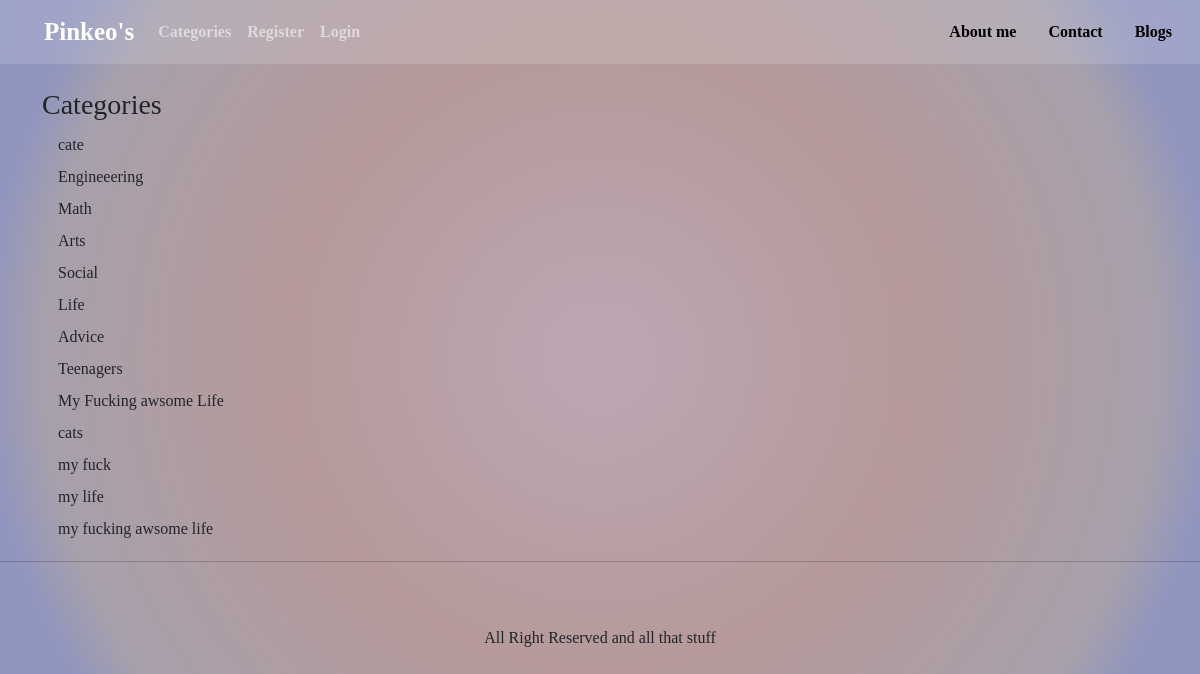
The page /category-list/ on the database its author committed.
### hi/models.py (models this page shows, shortened)
class Category(models.Model):
	name = models.CharField(max_length=255)
	def  __str__(self):
		return self.name

### hi/views.py (the view)
# urls.py: path('category-list/', CategoryListView, name = 'category-list'),
def CategoryListView(request):
	category_menu_list = Category.objects.all()
	return render(request,'categories_list.html',{'category_menu_list': category_menu_list})

### hi/templates/categories_list.html (shortened to what this page needs)
{% extends 'hi/base.html' %}
 {% block content%}
<h3>Categories</h3>
             {% for item in category_menu_list %}
                 <a class="dropdown-item" href="{% url 'category' item|slugify %}">{{ item }}
            {% endfor %}</a>
</div>
{% endblock %}

### hi/templates/hi/base.html (shortened to what this page needs)
<!doctype html>
<html lang="en">
  <head>
    <link href="https://cdn.jsdelivr.net/npm/bootstrap@5.1.3/dist/css/bootstrap.min.css" rel="stylesheet">
  </head>
  <body>
<nav class="navbar navbar-expand-lg navbar-dark ">
  <div class="container-fluid">
    <a class="navbar-brand" href="{% url 'Home' %}">Pinkeo's</a>
    <div class="collapse navbar-collapse" id="navbarSupportedContent">
      <ul class="navbar-nav me-auto mb-2 mb-lg-0">
{% if category_menu %}
         <li class="nav-item dropdown">
          <a class="nav-link dropdown-toggle" href="#" id="navbarDropdown" role="button" data-bs-toggle="dropdown" aria-expanded="false">
            Categories
          </a>
          <ul class="dropdown-menu" aria-labelledby="navbarDropdown">
            {% for item in category_menu %}
              <a class="dropdown-item" href="{% url 'category' item|slugify %}">{{ item }}
            {% endfor %}</a>
            </ul>
        </li>
        {% else %}
          <li class="nav-item">
          <a class="nav-link" href="{% url 'category-list' %}">Categories</a>
         </li>
  {% endif %}
   {% if user.is_authenticated %}
        <li class="nav-item">
          <a class="nav-link" href="{% url 'add_post' %}">Add Post</a>
        </li>
        <li class="nav-item">
          <a class="nav-link" href="{% url 'add_category' %}">Add Category</a>
        </li>
         <li class="nav-item">
            <a class="nav-link" href="{% url 'logout' %}">Log out</a>
         </li>
   {% else %}
        <li class="nav-item">
          <a class="nav-link" href="{% url 'register' %}">Register</a>
        </li>
         <li class="nav-item">
          <a class="nav-link" href="{% url 'login' %}">Login</a>
        </li>
   {% endif %}
       </ul>
        <ul class="nav justify-content-end">
            <li class="nav-item">
              <a class="nav-link active" aria-current="page" href="#">About me</a>
            </li>
            <li class="nav-item">
              <a class="nav-link" href="#">Contact</a>
            </li>
            <li class="nav-item">
              <a class="nav-link" href="#">Blogs</a>
            </li>
    </div>
</ul></div></div></nav>
    <br/>
  <div class="container">
    {% block content%}
    {% endblock %}
  <hr>
  </body>
   <div class="footer">
     <p>All Right Reserved and all that stuff</p>
    </div>
</html>

### hi/templates/hi/base.html (style rules this page uses)
html,body { background: #1D2B64; background: rgb(187,166,178); background: radial-gradient(circle, rgba(187,166,178,1) 5%, rgba(182,154,154,1) 45%, rgba(167,160,172,1) 80%, rgba(143,149,191,1) 89%); font-family: lao sangam Mn; }
.navbar { background-color: rgba(255, 255, 255, .15); backdrop-filter: blur(20px); }
.nav-item { color: wheat; font-weight: bold; }
.nav-link { color: black; font-weight: bold; }
.navbar-brand { font-size: 25px; padding-left: 2rem; font-weight: bold; }
.footer { text-align: center; padding-bottom: 3rem; padding-top: 3rem; }
@media (max-height: 1260px) { .footer { margin-bottom: 0rem; } }

### rows shown on the page
Category: name "cate"
Category: name "Engineeering"
Category: name "Math"
Category: name "Arts"
Category: name "Social"
Category: name "Life"
Category: name "Advice"
Category: name "Teenagers"
Category: name "My Fucking awsome Life"
Category: name "cats"
Category: name "my fuck"
Category: name "my life"
Category: name "my fucking awsome life"
